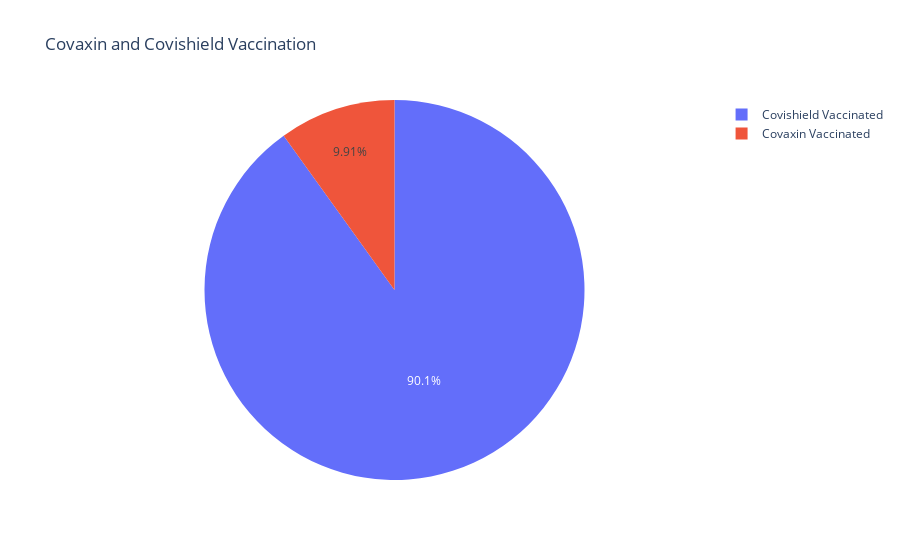

The notebook cell saved with this chart:
### Code cell
Covaxin = vaccination["Total Covaxin Administered"].sum() 
Covishield = vaccination["Total CoviShield Administered"].sum()  
fig=px.pie(names=["Covaxin Vaccinated","Covishield Vaccinated"],
       values=[Covaxin,Covishield],
       title="Covaxin and Covishield Vaccination")
fig.show()

### Figure 1 — Plotly figure (JSON) as saved in the notebook; plotly's stock layout.template omitted (floating-point values rounded to 4 significant figures)
{"data": [{"domain": {"x": [0, 1], "y": [0, 1]}, "hovertemplate": "label=%{label}<br>value=%{value}<extra></extra>", "labels": ["Covaxin Vaccinated", "Covishield Vaccinated"], "legendgroup": "", "name": "", "showlegend": true, "type": "pie", "values": [2353853565, 21392154441]}], "layout": {"legend": {"tracegroupgap": 0}, "title": {"text": "Covaxin and Covishield Vaccination"}}}
